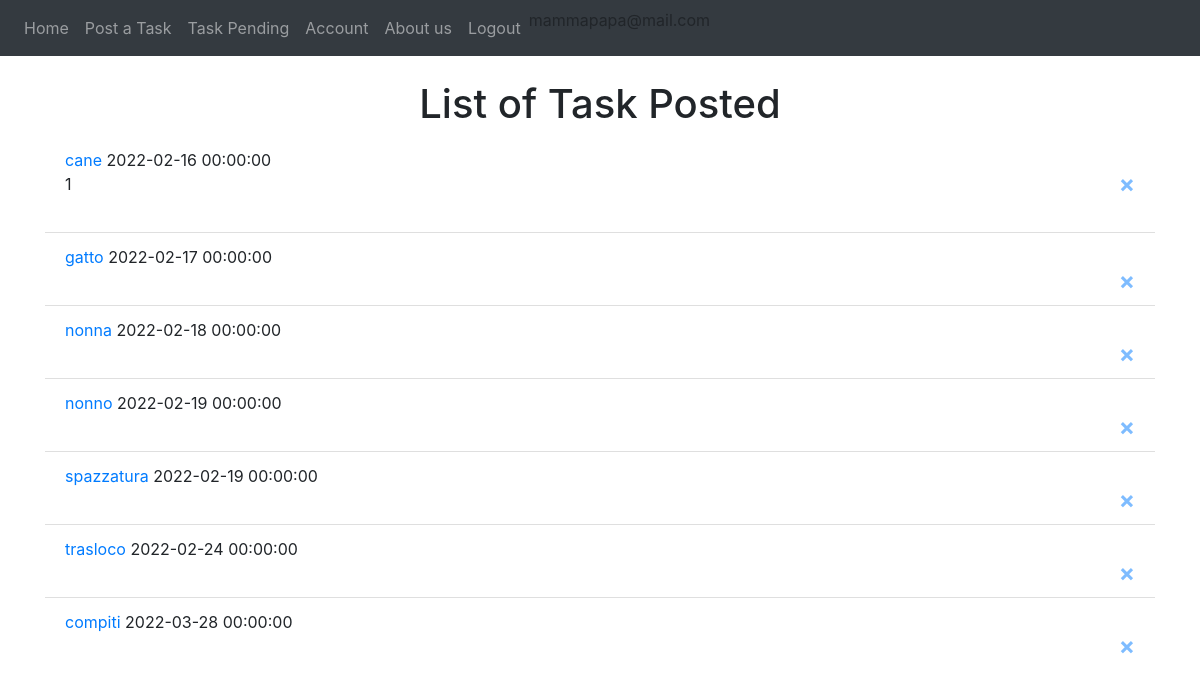
The page / (signed in) on the database as committed earlier.
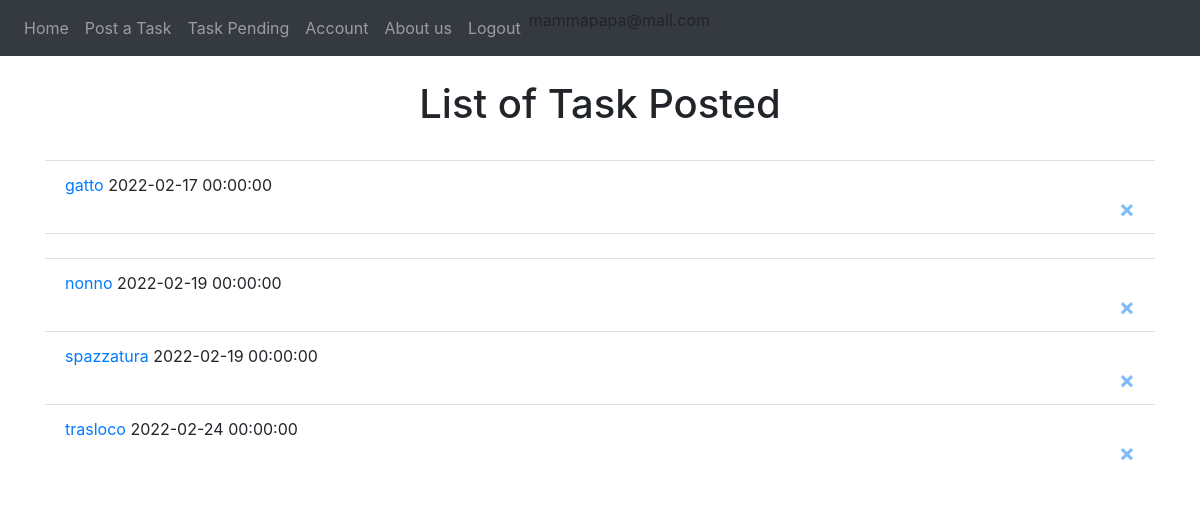
The same page on the database as committed later.
### website/models.py (models this page shows)
class User(db.Model, UserMixin):
    id = db.Column(db.Integer, primary_key=True)
    email = db.Column(db.String(150), unique=True)
    password = db.Column(db.String(150))
    first_name = db.Column(db.String(150))
    surname = db.Column(db.String(150))
    type = db.Column(db.String(20))
    recensionipostate = db.relationship('Review', foreign_keys='Review.id_reviewer',
                                        backref='author')
    recensioniricevute = db.relationship('Review', foreign_keys='Review.id_reviewed',
                                         backref='ricevitore')
    __mapper_args__ = {
        'polymorphic_on': type,
        'polymorphic_identity': 'user',
    }

class Offer(db.Model, UserMixin):
    id = db.Column(db.Integer, primary_key=True)
    title = db.Column(db.String(150))
    description = db.Column(db.String(150))
    date = db.Column(db.DateTime(timezone=True), default=func.now())
    isAss = db.Column(db.Boolean, default=False)
    date_task = db.Column(db.DateTime(timezone=True))
    id_adult = db.Column(db.Integer, db.ForeignKey('adult.id'))
    scelta = db.Column(db.Integer, db.ForeignKey('student.id'))
    isPerf = db.Column(db.Boolean, default=False)
    rece = db.relationship('Review', backref='recensione')
    isClosed = db.Column(db.Boolean, default=False)

class Student(User, db.Model):
    __tablename__ = 'student'
    id = db.Column(db.Integer, db.ForeignKey('user.id'), primary_key=True)
    position = db.Column(db.String(150))
    applications = db.relationship('Offer', secondary=application_table, backref='applicants')
    performed = db.relationship('Offer', backref='performer')
    __mapper_args__ = {
        'polymorphic_identity': 'student',
    }

### website/views.py (the view)
@views.route('/', methods=['GET',
                           'POST'])  # 17,14 views is the name of our blueprint (/ is the main page, this function will run
@login_required  # every time we go to the home page
def home():
    if current_user.type == 'adult':
        today = datetime.today()
        stamp = []
        for task in current_user.tasks:
            if task.date_task > today:
                stamp.append(task)
            else:
                task.isPerf = True
                db.session.commit()
        return render_template("Adult/homeAdult.html", user=current_user, tasks=stamp)
    return redirect(url_for('views.offer'))

### website/__init__.py (called while the page is built)
def create_app():
    app = Flask(__name__)
    app.config['SECRET_KEY'] = 'atrebunfigoassurdo'
    app.config['SQLALCHEMY_DATABASE_URI'] = 'sqlite:///'+ DB_NAME
    db.init_app(app)
    from .views import views  # We imported the name of the blueprint
    from .auth import auth
    app.register_blueprint(views, url_prefix="/")  # Stiamo dicendo come sono definite le pagine e dove sono
    app.register_blueprint(auth, url_prefix="/")
    from .models import User, Offer, Adult, Student
    create_database(app)
    login_manager = LoginManager()
    login_manager.login_view = 'auth.login'  # dove vogliamo mandare l'user se non loggato
    login_manager.init_app(app)
    @login_manager.user_loader
    def load_user(id):
        return User.query.get(int(id))
    return app

### website/templates/Adult/homeAdult.html
{% extends "base.html" %} {% block title %}Home{% endblock %} {% block content%}
    <br />
    <h1 align="center">List of Task Posted</h1>
<ul class="list-group list-group-flush" id="offers">
  {% for offer in tasks %}
  <li class="list-group-item">
        {% if offer.isAss!=True %}
     <a href={{ url_for('views.task', task_id=offer.id) }} >{{ offer.title }}</a> {{ offer.date_task }}
      <div>
        {% for applicant in offer.applicants %}
            {{ applicant.id }}
          {% endfor %}
          <button type="button" class="close" > <a href={{ url_for('views.deletetask', task_id=offer.id) }}>
             <span aria-hidden="true">&times;</span>
          </a>
         </button>
          </div>
          <br/>
        {% endif %}
  </li>
  {% endfor %}
</ul>
{% endblock %}

### website/templates/base.html (shortened to what this page needs)
<!DOCTYPE html>
<html lang="">
  <head>
      <link
      rel="stylesheet"
      href="https://stackpath.bootstrapcdn.com/bootstrap/4.4.1/css/bootstrap.min.css"
    />
    <link
      rel="stylesheet"
      href="https://stackpath.bootstrapcdn.com/font-awesome/4.7.0/css/font-awesome.min.css"
    />
  </head>
  <body>
    <nav class="navbar navbar-expand-lg navbar-dark bg-dark">
      <div class="collapse navbar-collapse" id="navbar">
        <div class="navbar-nav">
            {% if user.is_authenticated %}
                <ul class="nav navbar-nav">
                {% if user.type=='adult' %}
                    <li><a class="nav-item nav-link" id="home" href="/">Home</a></li>
                    <li><a class="nav-item nav-link" id="posttask" href="/posttask">Post a Task</a></li>
                    <li><a class="nav-item nav-link" id="offer" href="/taskpending">Task Pending</a></li>
                    <li><a class="nav-item nav-link" id="account" href="/account">Account</a></li>
                    <li><a class="nav-item nav-link" id="aboutus" href="/about_us">About us</a></li>
                    <li><a class="nav-item nav-link" id="logout" href="/logout">Logout</a></li>
                {% endif %}
                </ul>
                <ul class="nav navbar-nav">
                    <li> {{ user.email}}</li>
                </ul>
            {% else %}
                <a class="nav-item nav-link" id="sign_up" href="/sign_up">Signup</a>
                <a class="nav-item nav-link" id="login" href="/login">Login</a>
                <a class="nav-item nav-link" id="aboutus" href="/about_us">About us</a>
            {% endif %}
        </div>
      </div>
    </nav>
    <div class="container">{% block content %} {% endblock %}</div>
  </body>
</html>

Rows that differ between the two databases and show on the page:
removed Offer: title "compiti", date_task "2022-03-28 00:00:00"
changed Offer (number 1 of 6 on the later page): loses Student (id "1"); isAss False → True (drawn); title "cane" → (not shown); date_task "2022-02-16 00:00:00" → (not shown)
changed Offer (number 3 of 6 on the later page): isAss False → True (drawn); title "nonna" → (not shown); date_task "2022-02-18 00:00:00" → (not shown)
